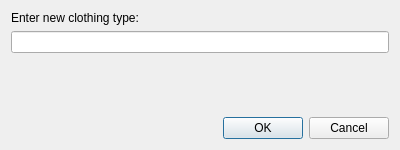
<?xml version="1.0" encoding="UTF-8"?>
<ui version="4.0">
 <class>AddClothType</class>
 <widget class="QDialog" name="AddClothType">
  <property name="geometry">
   <rect>
    <x>0</x>
    <y>0</y>
    <width>400</width>
    <height>150</height>
   </rect>
  </property>
  <property name="windowTitle">
   <string>Add Clothing Type</string>
  </property>
  <layout class="QVBoxLayout" name="verticalLayout">
   <item>
    <widget class="QLabel" name="label">
     <property name="text">
      <string>Enter new clothing type:</string>
     </property>
    </widget>
   </item>
   <item>
    <widget class="QLineEdit" name="lineEdit"/>
   </item>
   <item>
    <spacer name="verticalSpacer">
     <property name="orientation">
      <enum>Qt::Vertical</enum>
     </property>
     <property name="sizeHint" stdset="0">
      <size>
       <width>20</width>
       <height>40</height>
      </size>
     </property>
    </spacer>
   </item>
   <item>
    <widget class="QDialogButtonBox" name="buttonBox">
     <property name="orientation">
      <enum>Qt::Orientation::Horizontal</enum>
     </property>
     <property name="standardButtons">
      <set>QDialogButtonBox::StandardButton::Cancel|QDialogButtonBox::StandardButton::Ok</set>
     </property>
    </widget>
   </item>
  </layout>
 </widget>
 <resources/>
 <connections/>
</ui>
